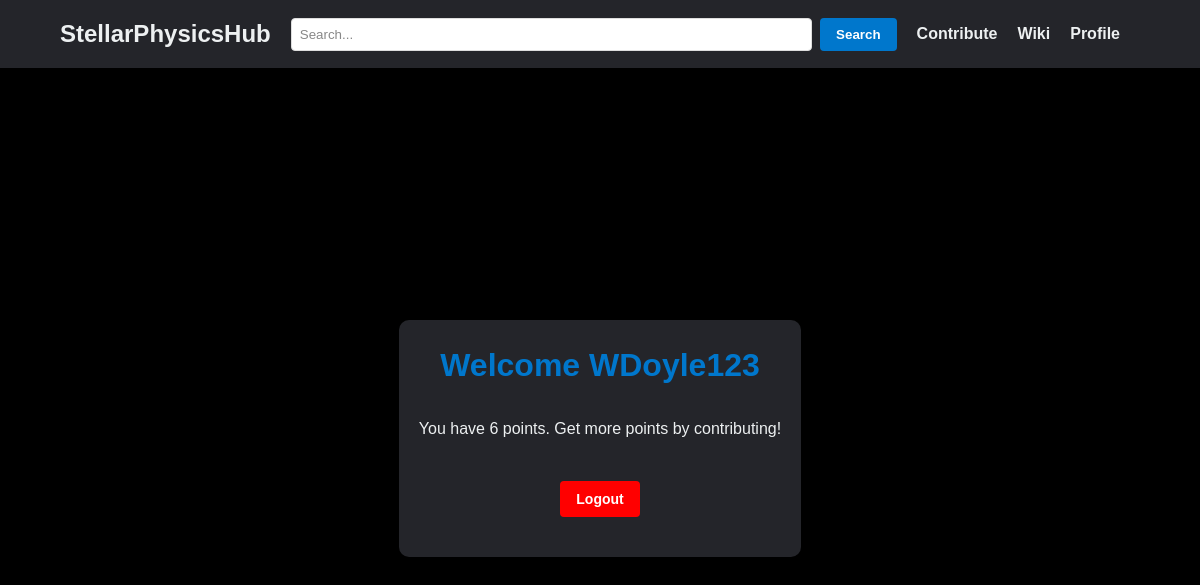
The app's page /profile (signed in), older data.
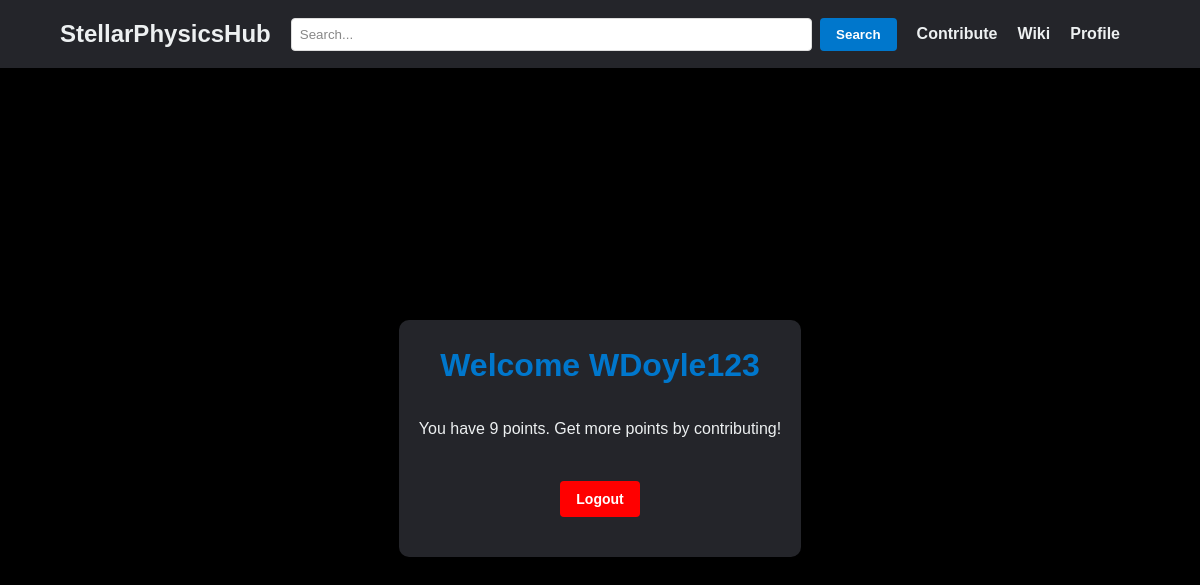
The same page, newer data.
### models.py (models this page shows)
class User(db.Model, UserMixin):
    id = db.Column(db.Integer, nullable=False, primary_key=True)
    username = db.Column(db.String(20), nullable=False, unique=True)
    password = db.Column(db.String(80), nullable=False)
    points = db.Column(db.Integer, default=0)

### app.py (the view)
@app.route('/profile')
@login_required
def profile():
    layout = 'layout_logged_in.html' if current_user.is_authenticated else 'layout.html'
    return render_template('profile.html', user=current_user, layout=layout)

### app.py (called while the page is built)
@login_manager.user_loader
def load_user(user_id):
    return User.query.get(int(user_id))

### templates/profile.html
{% extends layout %}
{% block body %}
<link rel="stylesheet" type="text/css" href="{{ url_for('static', filename='login.css') }}">
<main>
    <div class="welcome-container">
        <section class="welcome-section">
		<div class='form'>
		<h1>Welcome {{ user.username }}</h1>
		<p>You have {{ user.points }} points. Get more points by contributing!</p>
                <div class='button-2'>
                        <a href='/logout'>Logout</a>
                </div>
		</div>
        </section>
    </div>
</main>
{% endblock %}

### templates/layout_logged_in.html (shortened to what this page needs)
<!DOCTYPE html>
<html lang='en'>
<head>
    <link rel="stylesheet" type="text/css" href="{{ url_for('static', filename='styles.css') }}">
</head>
<body>
    <header>
        <a href='/' class='logo'>StellarPhysicsHub</a>
		<form action="/search" method="get">
    <input type="search" name="query" placeholder="Search..." list="search-options" autocomplete='off'>
    <button type="submit">Search</button>
</form>
        <nav>
            <ul class='nav_links'>
		<li><a href='/contribute'>Contribute</a></li>
                <li><a href='/wiki'>Wiki</a></li>
                <li><a href='/profile'>Profile</a></li>
            </ul>
        </nav>
    </header>
    {% block body %}{% endblock %}
</body>
</html>

### static/styles.css (style rules this page uses)
body, html { height: 100%; margin: 0; font-family: Monserrat, sans-serif; }
* { box-sizing: border-box; margin: 0; padding: 0; font-family: 'Montserrat', sans-serif; color: #edf0f1; }
header { display: flex; justify-content: space-between; align-items: center; padding: 15px 60px; background-color: #24252A; }
.logo { font-size: 24px; font-weight: bold; text-decoration: none; color: #edf0f1; transition: all 0.3s ease 0s; }
.nav_links { list-style: none; display: flex; }
.nav_links li a { padding-right: 20px; font-weight: bold; transition: all 0.3s ease 0s; text-decoration: none; color: #edf0f1; }
button { padding: 8px 16px; margin-left: 8px; background-color: #0077cc; border: none; border-radius: 4px; cursor: pointer; font-weight: bold; color: white; transition: all 0.3s ease 0s; }
form { flex-grow: 1; display: flex; justify-content: center; padding: 0 20px; max-width: 800px; margin: 0 auto; }
input[type="search"] { flex-grow: 1; padding: 8px; border: 1px solid #ddd; border-radius: 4px; background-color: white; color: black; }

### static/login.css (style rules this page uses)
body, html { height: 100%; font-family: Monserrat, sans-serif; }
* { box-sizing: border-box; margin: 0; padding: 0; }
body { background-color: black; color: #333; line-height: 1.6; }
main { display: flex; flex-direction: column; justify-content: center; align-items: center; height: calc(100vh - 60px); padding: 20px; margin: 0 auto; max-width: 800px; }
.welcome-section, #stars-gif { width: 100%; margin-bottom: 20px; text-align: center; }
.welcome-container { background-color: #24252A; border-radius: 10px; padding: 20px; margin: 20px auto; max-width: 800px; }
.welcome-section h1 { color: #0077cc; margin-bottom: 5px; font-size: 32px; }
::placeholder { color: #888; }
.button-2 { padding-top: 20px; padding: 5px 0px; background-color: red; border: none; border-radius: 4px; cursor: pointer; font-weight:Bold; color: white; transition: all 0.3s ease 0s; width:80px; }
.button-2 a { font-size:14px; color:white; }
a { color: #4a90e2; text-decoration: none; }
.form { display: flex; flex-direction: column; align-items: center; margin-bottom:20px; }
p { margin-top: 20px; margin-bottom:40px; }

Row changes from the older to the newer data that the page shows:
changed User "WDoyle123": points "6" → "9"
